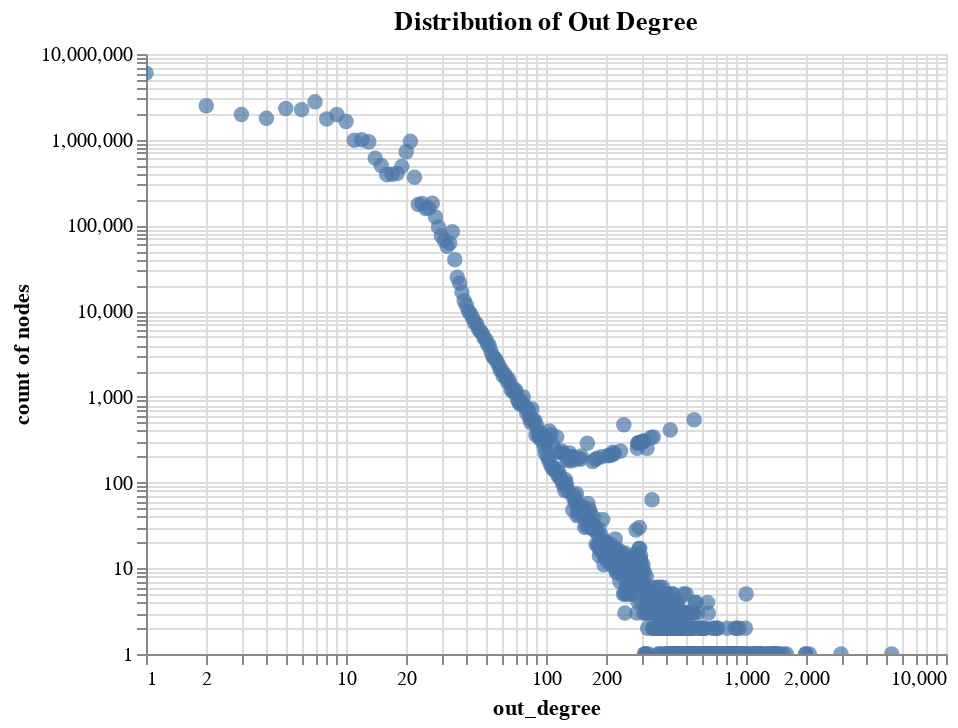

The notebook cell saved with this chart:
### Code cell
data = pd.read_csv(
    os.environ["OUT"] + "/statistics.out_degree.distribution.tsv", sep="\t"
)

alt.Chart(data).mark_circle(size=60).encode(
    x=alt.X("out_degree", scale=alt.Scale(type="log")),
    y=alt.Y("count", scale=alt.Scale(type="log"), title="count of nodes"),
    tooltip=["out_degree", "count"],
).interactive().properties(title="Distribution of Out Degree")

### Figure 1 — Vega-Lite specification as saved in the notebook (floating-point values rounded to 4 significant figures; data arrays with more than 128 entries replaced by an {"elided": "..."} marker saying what was removed)
{"config": {"view": {"continuousWidth": 400, "continuousHeight": 300}}, "data": {"name": "data-83786977007f2ad47a51330f7b6fa987"}, "mark": {"type": "circle", "size": 60}, "encoding": {"tooltip": [{"type": "quantitative", "field": "out_degree"}, {"type": "quantitative", "field": "count"}], "x": {"type": "quantitative", "field": "out_degree", "scale": {"type": "log"}}, "y": {"type": "quantitative", "field": "count", "scale": {"type": "log"}, "title": "count of nodes"}}, "selection": {"selector002": {"type": "interval", "bind": "scales", "encodings": ["x", "y"]}}, "title": "Distribution of Out Degree", "$schema": "https://vega.github.io/schema/vega-lite/v4.8.1.json", "datasets": {"data-83786977007f2ad47a51330f7b6fa987": {"elided": "687 records"}}}
